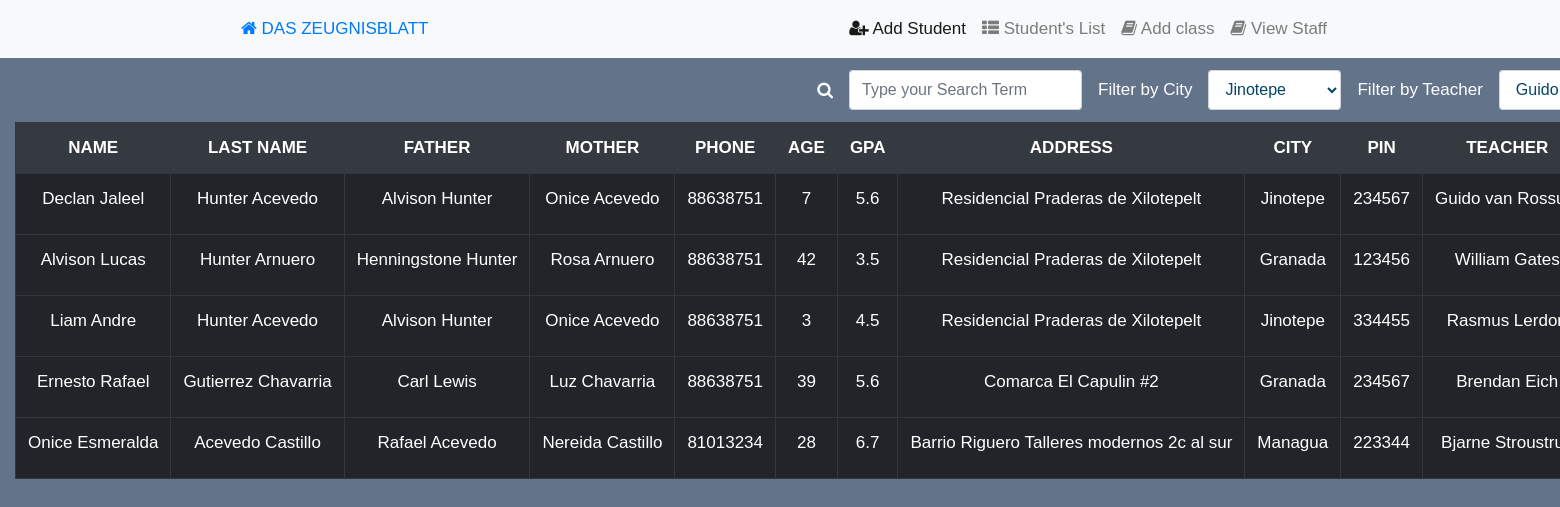
Page /list on the committed database.
### tables this page shows
CREATE TABLE students (ID INTEGER PRIMARY KEY AUTOINCREMENT,FIRST_NAME TEXT NOT NULL,LAST_NAME TEXT NOT NULL,FATHER_NAME TEXT NOT NULL,MOTHER_NAME TEXT NOT NULL,PHONE TEXT NOT NULL,AGE INT NOT NULL,GPA REAL, CURRENT_ADDRESS CHAR(50),CITY TEXT NOT NULL,PIN INT NOT NULL,TEACHER_ID TEXT NOT NULL);

### app.py (the view)
@app.route('/list')
def list():
    con = sql.connect("database.db")
    con.row_factory = sql.Row
    cur = con.cursor()
    cur.execute("SELECT * FROM students")
    rows = cur.fetchall()
    return render_template("list.html", rows=rows)

### templates/list.html (shortened to what this page needs)
{% extends "base.html" %} {% block title %}Browse Students List.{% endblock %}
{% block head %} {{ super() }} {% endblock %} {% block content %}
<div class="row d-flex w-100 justify-content-end my-1 mx-0 px-0">
  <form class="form-inline">
    <div class="form-group">
      <label for="exampleFormControlInput1"
        ><i class="fa fa-search" aria-hidden="true"></i
      ></label>
      <input
        type="text"
        class="form-control mx-3"
        id="exampleFormControlInput1"
        placeholder="Type your Search Term"
      />
    </div>
    <div class="form-group">
      <label for="exampleFormControlSelect1">Filter by City</label>
      <select class="form-control mx-3" id="exampleFormControlSelect1">
        <option>Jinotepe</option>
      </select>
    </div>
    <div class="form-group">
      <label for="exampleFormControlSelect2">Filter by Teacher</label>
      <select class="form-control mx-3" id="exampleFormControlSelect2">
        <option>Guido van Rossum</option>
      </select>
    </div>
  </form>
</div>
<div class="row justify-content-center pt-2">
  <div class="table-responsive">
    <table class="table table-bordered table-dark table-hover table">
      <thead class="bg-dark text-center text-white text-uppercase">
        <th scope="col">NAME</th>
        <th scope="col">LAST NAME</th>
        <th scope="col">FATHER</th>
        <th scope="col">MOTHER</th>
        <th scope="col">PHONE</th>
        <th scope="col">AGE</th>
        <th scope="col">GPA</th>
        <th scope="col">ADDRESS</th>
        <th scope="col">CITY</th>
        <th scope="col">PIN</th>
        <th scope="col">TEACHER</th>
      </thead>
      {% for row in rows %}
      <tr class="text-center">
        <td class="text-nowrap">{{row['FIRST_NAME']}}</td>
        <td class="text-nowrap">{{ row['LAST_NAME']}}</td>
        <td class="text-nowrap">{{row['FATHER_NAME']}}</td>
        <td class="text-nowrap">{{row['MOTHER_NAME']}}</td>
        <td class="text-nowrap">{{row['PHONE']}}</td>
        <td class="text-nowrap">{{ row['AGE']}}</td>
        <td class="text-nowrap">{{row['GPA']}}</td>
        <td class="text-nowrap">{{row['CURRENT_ADDRESS']}}</td>
        <td class="text-nowrap">{{row['CITY']}}</td>
        <td class="text-nowrap">{{ row['PIN']}}</td>
        <td class="text-nowrap">{{row['TEACHER_ID']}}</td>
      </tr>
      {% endfor %}
    </table>
  </div>
</div>
{% endblock %}

### templates/base.html (shortened to what this page needs)
<!DOCTYPE html>
<html lang="en">
  {% block head %}
  <head>
    <link
      href="https://maxcdn.bootstrapcdn.com/bootstrap/4.1.1/css/bootstrap.min.css"
      rel="stylesheet"
      id="bootstrap-css"
    />
    <link
      rel="stylesheet"
      href="https://cdnjs.cloudflare.com/ajax/libs/font-awesome/4.4.0/css/font-awesome.min.css"
    />
    <link
      rel="stylesheet"
      type="text/css"
      href="{{ url_for('static',filename='style.css') }}"
    />
    {% endblock %}
  </head>
  <body class="m-0 p-0">
    <nav class="navbar navbar-expand-lg navbar-light bg-light fixed-top">
      <div class="container">
        <a class="nav-link active text-uppercase" href="/"
          ><i class="fa fa-home" aria-hidden="true"></i> Das Zeugnisblatt</a
        >
        <div class="collapse navbar-collapse" id="navbarResponsive">
          <ul class="navbar-nav ml-auto">
            <li class="nav-item active">
              <a class="nav-link" href="/enternew"
                ><i class="fa fa-user-plus" aria-hidden="true"></i> Add
                Student<span class="sr-only">(current)</span></a
              >
            </li>
            <li class="nav-item">
              <a class="nav-link" href="/list"
                ><i class="fa fa-th-list" aria-hidden="true"></i> Student's
                List</a
              >
            </li>
            <li class="nav-item">
              <a class="nav-link" href="/" tabindex="-1" aria-disabled="true"
                ><i class="fa fa-book" aria-hidden="true"></i> Add class</a
              >
            </li>
            <li class="nav-item">
              <a
                class="nav-link"
                href="/staff"
                tabindex="-1"
                aria-disabled="true"
                ><i class="fa fa-book" aria-hidden="true"></i> View Staff</a
              >
            </li>
          </ul>
        </div>
      </div>
    </nav>
    <div class="col-12 m-0">
      <nav aria-label="breadcrumb">
        <ol class="breadcrumb">
          <li class="breadcrumb-item"><a href="/">Home</a></li>
          <li class="breadcrumb-item active" aria-current="page">
          </li>
        </ol>
      </nav>
      <div class="container-fluid d-flex h-100">
        <div class="row justify-content-center mx-auto">
          {% block content %}{% endblock %}
        </div>
      </div>
    </div>
  </body>
</html>

### static/style.css (style rules this page uses)
body { color: #fff; background: #63738a; font-family: "Roboto", sans-serif; }
.form-control { height: 40px; box-shadow: none; color: #054467; }
.form-control, .btn { border-radius: 3px; }
* { box-sizing: border-box; }
body { margin: 0; font-family: Arial; font-size: 17px; }

### rows in the picture
students: FIRST_NAME "Declan Jaleel", LAST_NAME "Hunter Acevedo", FATHER_NAME "Alvison Hunter", MOTHER_NAME "Onice Acevedo", PHONE "88638751", AGE "7", GPA "5.6", CURRENT_ADDRESS "Residencial Praderas de Xilotepelt", CITY "Jinotepe", PIN "234567", TEACHER_ID "Guido van…"
students: FIRST_NAME "Alvison Lucas", LAST_NAME "Hunter Arnuero", FATHER_NAME "Henningstone Hunter", MOTHER_NAME "Rosa Arnuero", PHONE "88638751", AGE "42", GPA "3.5", CURRENT_ADDRESS "Residencial Praderas de Xilotepelt", CITY "Granada", PIN "123456", TEACHER_ID "William Gates"
students: FIRST_NAME "Liam Andre", LAST_NAME "Hunter Acevedo", FATHER_NAME "Alvison Hunter", MOTHER_NAME "Onice Acevedo", PHONE "88638751", AGE "3", GPA "4.5", CURRENT_ADDRESS "Residencial Praderas de Xilotepelt", CITY "Jinotepe", PIN "334455", TEACHER_ID "Rasmus…"
students: FIRST_NAME "Ernesto Rafael", LAST_NAME "Gutierrez Chavarria", FATHER_NAME "Carl Lewis", MOTHER_NAME "Luz Chavarria", PHONE "88638751", AGE "39", GPA "5.6", CURRENT_ADDRESS "Comarca El Capulin #2", CITY "Granada", PIN "234567", TEACHER_ID "Brendan Eich"
students: FIRST_NAME "Onice Esmeralda", LAST_NAME "Acevedo Castillo", FATHER_NAME "Rafael Acevedo", MOTHER_NAME "Nereida Castillo", PHONE "81013234", AGE "28", GPA "6.7", CURRENT_ADDRESS "Barrio Riguero Talleres modernos 2c al sur", CITY "Managua", PIN "223344", TEACHER_ID "Bjarne…"
